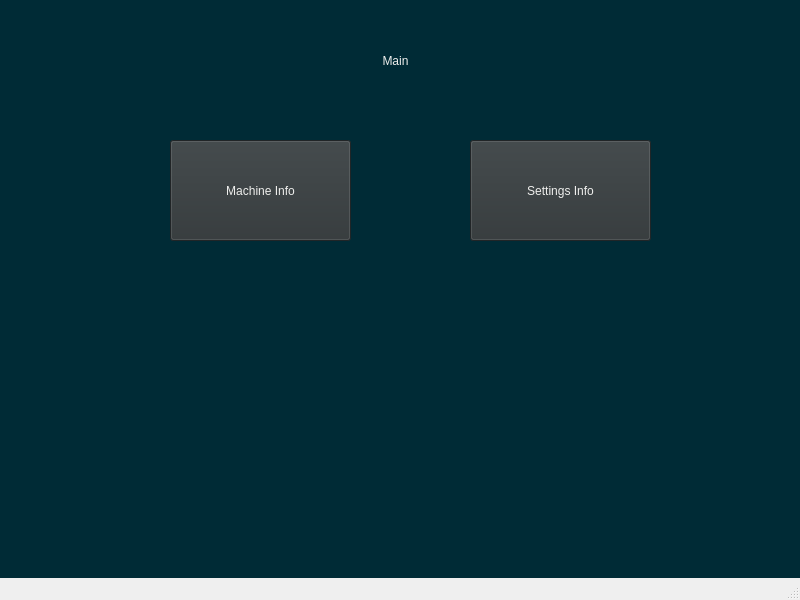
<?xml version="1.0" encoding="UTF-8"?>
<ui version="4.0">
 <class>MainWindow</class>
 <widget class="QMainWindow" name="MainWindow">
  <property name="geometry">
   <rect>
    <x>0</x>
    <y>0</y>
    <width>800</width>
    <height>600</height>
   </rect>
  </property>
  <property name="windowTitle">
   <string>MainWindow</string>
  </property>
  <widget class="QWidget" name="centralwidget">
   <widget class="QStackedWidget" name="stackedWidget">
    <property name="geometry">
     <rect>
      <x>0</x>
      <y>0</y>
      <width>800</width>
      <height>580</height>
     </rect>
    </property>
    <property name="styleSheet">
     <string notr="true">background-color: rgb(0, 43, 54);</string>
    </property>
    <widget class="QWidget" name="page">
     <widget class="QPushButton" name="pushButton">
      <property name="geometry">
       <rect>
        <x>170</x>
        <y>140</y>
        <width>181</width>
        <height>101</height>
       </rect>
      </property>
      <property name="styleSheet">
       <string notr="true">background-color: rgb(46, 52, 54);
font: 11pt &quot;Ubuntu&quot;;
color: rgb(238, 238, 236)</string>
      </property>
      <property name="text">
       <string>Machine Info</string>
      </property>
     </widget>
     <widget class="QPushButton" name="pushButton_2">
      <property name="geometry">
       <rect>
        <x>470</x>
        <y>140</y>
        <width>181</width>
        <height>101</height>
       </rect>
      </property>
      <property name="styleSheet">
       <string notr="true">background-color: rgb(46, 52, 54);
color: rgb(238, 238, 236);</string>
      </property>
      <property name="text">
       <string>Settings Info</string>
      </property>
     </widget>
     <widget class="QLabel" name="label">
      <property name="geometry">
       <rect>
        <x>280</x>
        <y>30</y>
        <width>231</width>
        <height>61</height>
       </rect>
      </property>
      <property name="styleSheet">
       <string notr="true">font: 16pt &quot;Ubuntu&quot;;
color: rgb(238, 238, 236);</string>
      </property>
      <property name="text">
       <string>Main</string>
      </property>
      <property name="alignment">
       <set>Qt::AlignCenter</set>
      </property>
     </widget>
    </widget>
   </widget>
  </widget>
  <widget class="QMenuBar" name="menubar">
   <property name="geometry">
    <rect>
     <x>0</x>
     <y>0</y>
     <width>800</width>
     <height>22</height>
    </rect>
   </property>
  </widget>
  <widget class="QStatusBar" name="statusbar"/>
 </widget>
 <resources/>
 <connections/>
</ui>
